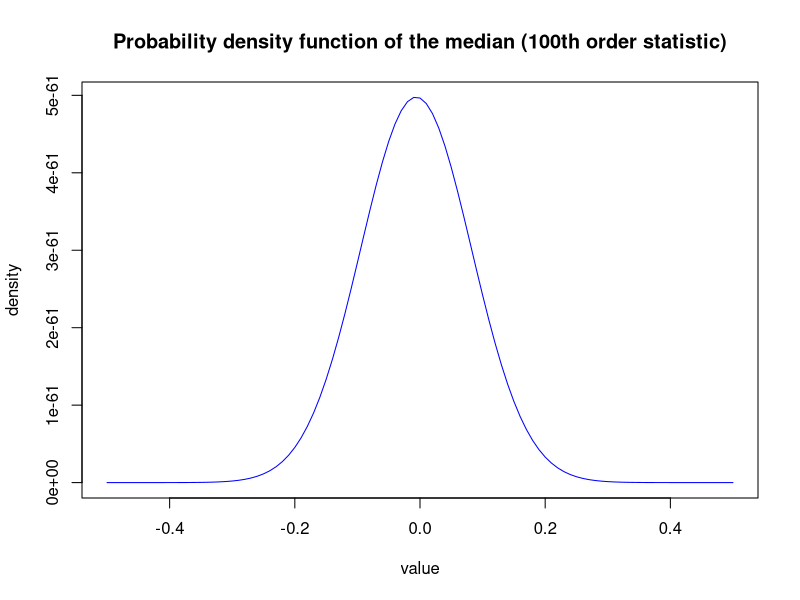
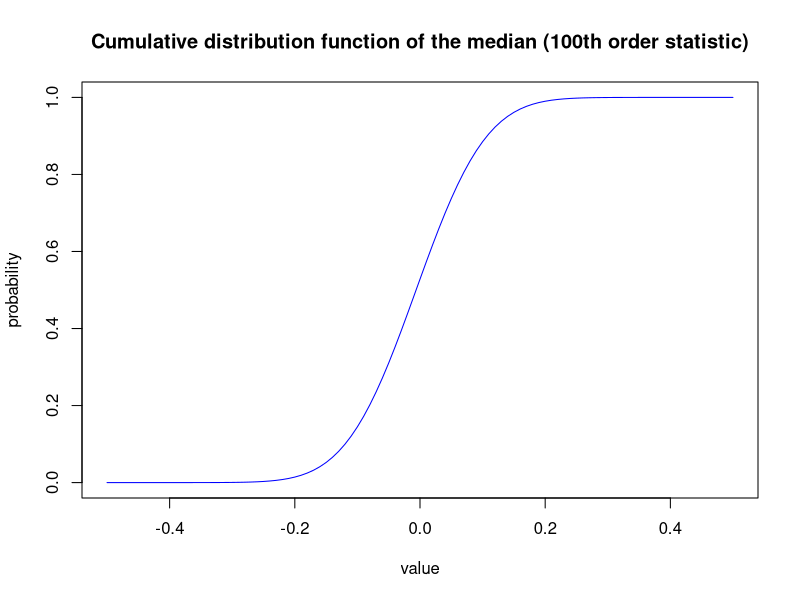
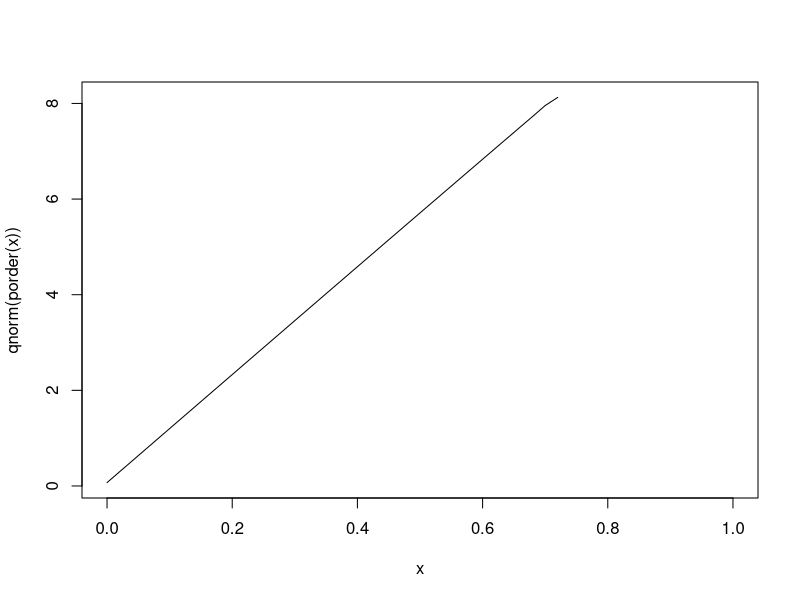
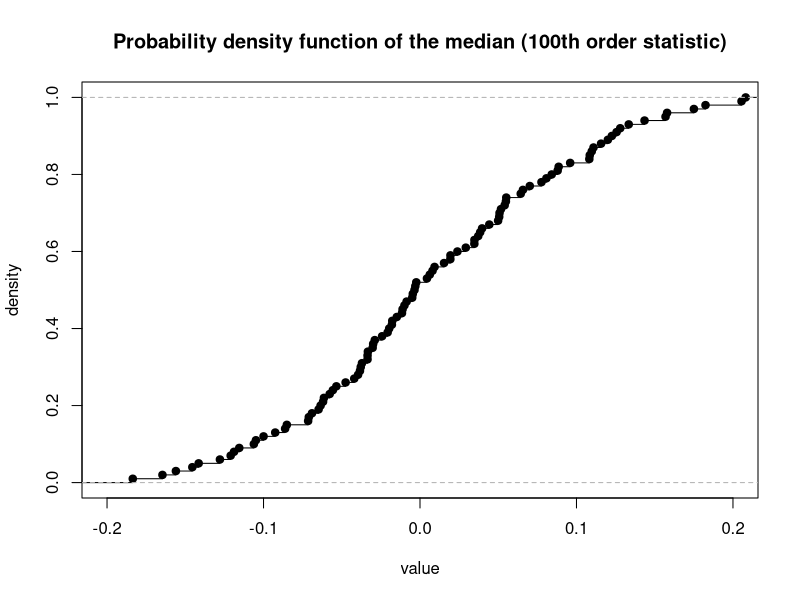
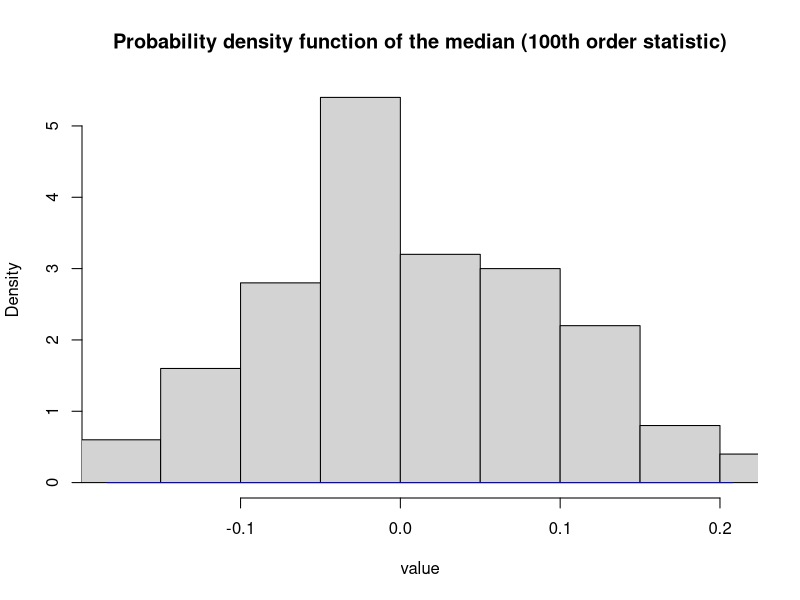
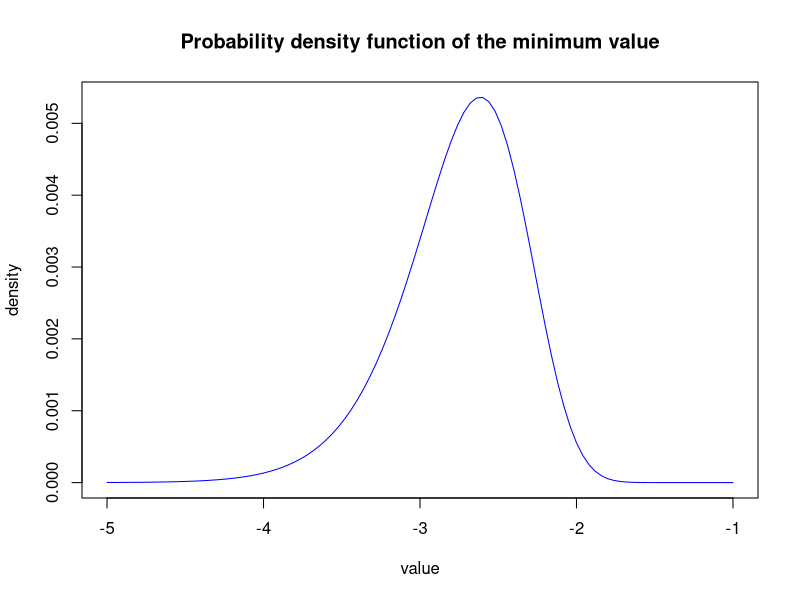
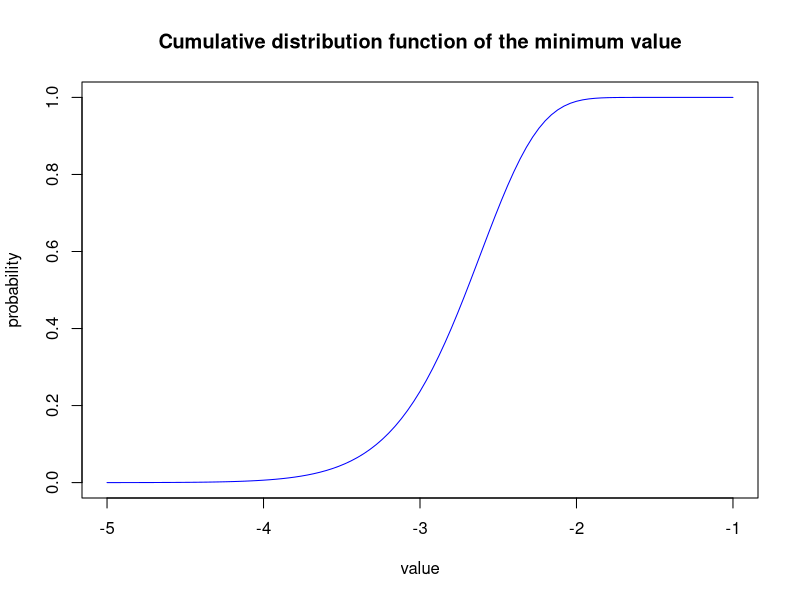

Generate these figures, in order, with R: (Note: this script raises an error after producing the figures.)
## ---- chunk 1
knitr::opts_chunk$set(echo=TRUE, warning=FALSE, message=FALSE, cache=TRUE)
## ---- chunk 2
library(tidyverse)
## ---- chunk 3
dorder <- function(x) {
  100*
  choose(200,100)
  (pnorm(x, mean = 0, sd = 1))^(100-1)*
  (1-pnorm(x, mean = 0, sd = 1))^(200-100)*
  dnorm(x, mean = 0, sd = 1)
}

porder <- function(x) {
  pbinom(100-1, 200, pnorm(x, mean = 0, sd = 1), lower.tail = FALSE)
}

qorder <- function(p) {
  q <- quantile(porder(x), p)
#  for (i in 1:100) 
 #   q[i] <-  qnorm(pbinom(100-1, 200, pnorm(x, mean = 0, sd = 1), lower.tail = FALSE))
}
## ---- chunk 4
curve(dorder(x), xlim = c(-0.5,0.5), col = "blue",
      main = "Probability density function of the median (100th order statistic)",
      xlab = "value",
      ylab = "density")
## ---- chunk 5
curve(porder(x), xlim = c(-0.5,0.5), col = "blue",
      main = "Cumulative distribution function of the median (100th order statistic)",
      xlab = "value",
      ylab = "probability")
## ---- chunk 6
curve(qnorm(porder(x)))
## ---- chunk 7
b <- c()
set.seed(0)
for (i in 1:100) {
  n <- rnorm(200, mean = 0, sd= 1)
  b[i] <- quantile(n, 0.5)
}
p <- ecdf(b)
plot(p, main = "Probability density function of the median (100th order statistic)",
      xlab = "value",
      ylab = "density", xlim = c(-0.2,0.2))
#curve(porder(x), col = "blue", add = TRUE)
## ---- chunk 8
b <- c()
set.seed(0)
for (i in 1:100) {
  n <- rnorm(200, mean = 0, sd= 1)
  b[i] <- quantile(n, 0.5)
}
hist(b,
     freq = FALSE,
     prob = TRUE,
     xlab = "value", xlim = range(b),
     main = "Probability density function of the median (100th order statistic)")
curve(dorder(x), col = "blue", add = TRUE)
## ---- chunk 9
b <- c()
set.seed(0)
for (i in 1:100) {
  n <- rnorm(200, mean = 0, sd = 1)
  b[i] <- quantile(n, 0.5)
}

## ---- chunk 10
dorder <- function(x,k) {
  k*
  choose(200,k)
  (pnorm(x, mean = 0, sd = 1))^(k-1)*
  (1-pnorm(x, mean = 0, sd = 1))^(200-k)*
  dnorm(x, mean = 0, sd = 1)
}

porder <- function(x,k) {
  pbinom(k-1, 200, pnorm(x, mean = 0, sd = 1), lower.tail = FALSE)
}

qorder <- function(p,k) {
  b <- c()
  set.seed(0)
  for (i in 1:100) {
    n <- rnorm(200, mean = 0, sd = 1)
    b[i] <- quantile(n, p)
  }
  return(b)
}
## ---- chunk 11
b <- c()
set.seed(0)
for (i in 1:100) {
  n <- rnorm(200, mean = 0, sd = 1)
  b[i] <- quantile(n, 1)
}

## ---- chunk 12
dorder <- function(x,k, dist, ...) {
  f <- eval(parse(text = str_c("d", dist, sep = "")))
  Fm <- eval(parse(text = str_c("p", dist, sep = "")))
  k*
  choose(200,k)
  (Fm(x, ...))^(k-1)*
  (1-Fm(x, ...))^(200-k)*
  f(x, ...)
}

porder <- function(x,k, dist, ...) {
  Fm <- eval(parse(text = str_c("p", dist, sep = "")))
  pbinom(k-1, 200, Fm(x, ...), lower.tail = FALSE)
}

qorder <- function(p, k, dist, ...) {
  r <- eval(parse(text = str_c("r", dist, sep = "")))
  b <- c()
  set.seed(0)
  for (i in 1:100) {
    n <- r(200, ...)
    b[i] <- quantile(n, p)
  }
  return(b)
}
## ---- chunk 13
curve(dorder(x, 1, dist = "norm", mean = 0, sd = 1), xlim = c(-5,-1), col = "blue",
      main = "Probability density function of the minimum value",
      xlab = "value",
      ylab = "density")

curve(porder(x, 1, dist = "norm", mean = 0, sd = 1), xlim = c(-5,-1), col = "blue",
      main = "Cumulative distribution function of the minimum value",
      xlab = "value",
      ylab = "probability")
## ---- chunk 14
fk <- function(x,k,n,dist = "gamma",...){
  f <- eval(parse(text = str_c("d", dist, sep = "")))
  Fm <- eval(parse(text = str_c("p", dist, sep = "")))
  k*
  choose(n,k)
  (Fm(x, shape=3,scale=12))^(k-1)*
  (1-Fm(x, shape=3,scale=12))^(n-k)*
  f(x, shape=3,scale=12)
}

Fk <- function(x,k,n){
  pbinom(k-1, n, pgamma(x, shape=3, scale =12), lower.tail = FALSE)
}
#d <- density(v)
#plot(d, main = "", ylim = c(0,0.25),
#      xlab = parse(text="X[(25)]"))

#curve(fk(x, 25,100), 0, 30, add = TRUE, lwd = 3, col = "blue")
## ---- chunk 15
dorder <- function(x, k, dist, ...) {
  dist(...)
}
dorder <- function(x, k, dist, ...) {
  f <- parse(text = str_c("d", dist, sep = ""))
  Fn <- parse(text = str_c("p", dist, sep = ""))
  dist(...)
}
b <- c()
set.seed(0)
for (i in 1:100000) {
  n <- rgamma(400, shape = 6, scale = 12000)
  b[i] <- quantile(n, 0.6)
}
mean(b)
dorder(10,5,pnorm, q=1, mean=0, sd = 1)
